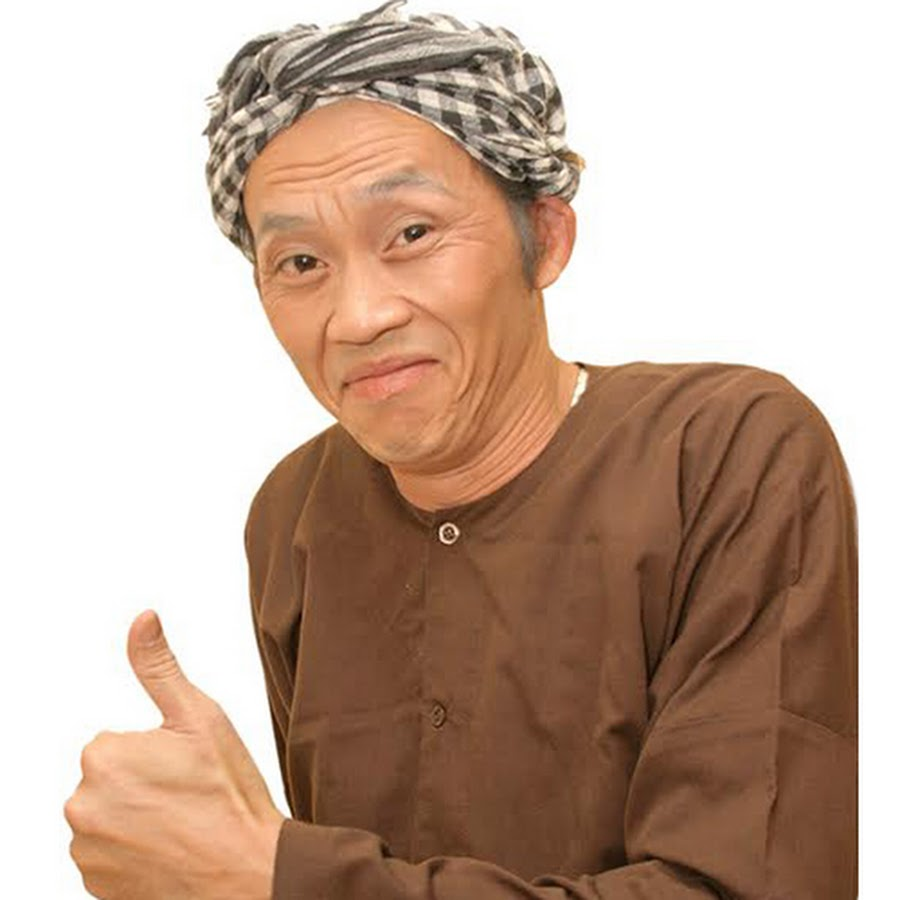
#> input picture Week4/hoailinh.jpg, 900 x 900 px
$ python facerecognition.py
#> lines starting #> are read from the running program, lines starting #| are printed output that depends on the picture; after the words box and inside, x2 and y2 are one past the last pixel; in counts of white or black regions, pixels touching at a corner belong together
import numpy as np
import cv2 as cv

face_cascade = cv.CascadeClassifier('haarcascade_frontalface_default.xml')
img = cv.imread('hoailinh.jpg')
#> img is the input picture: shape (900, 900, 3); mean B, G, R 153.2, 169.5, 195.1
gray = cv.cvtColor(img, cv.COLOR_BGR2GRAY)
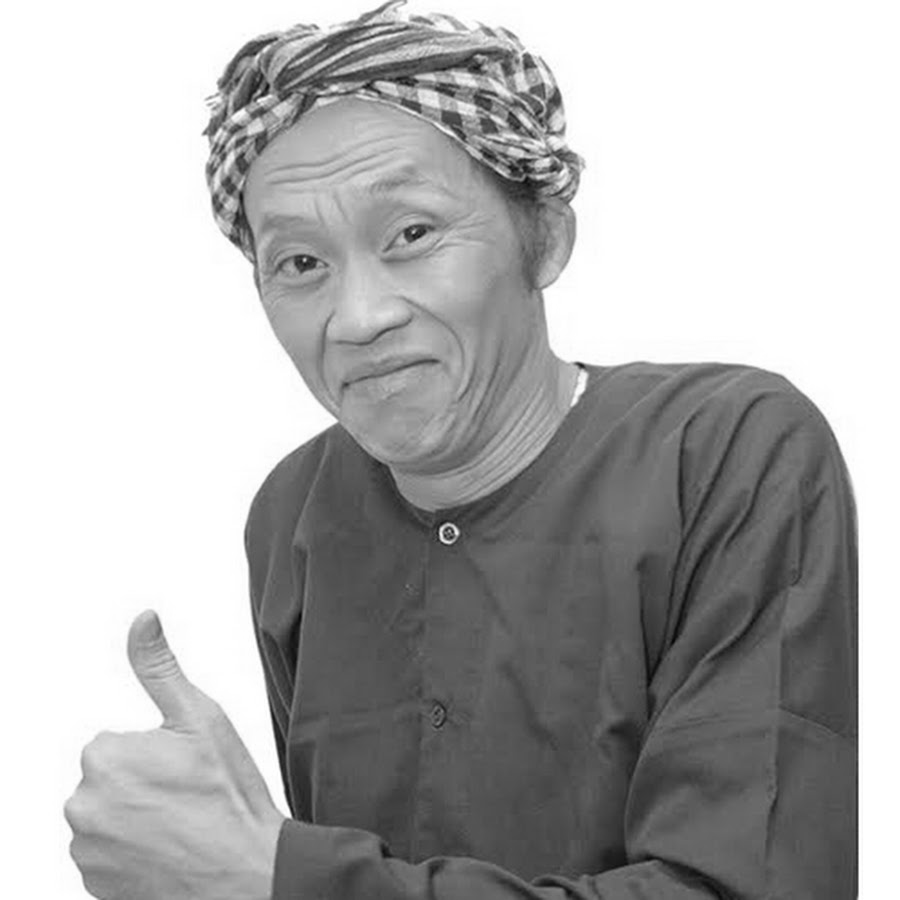
#> gray: shape (900, 900); min 5, max 255, mean 175.3

id = 1
faces = face_cascade.detectMultiScale(gray, 1.3, 5)
#> faces = [[189, 109, 343, 343]]
for (x,y,w,h) in faces:
    cv.rectangle(img,(x,y),(x+w,y+h),(255,0,0),2)
    roi_gray = gray[y:y+h, x:x+w]
    roi_color = img[y:y+h, x:x+w]
    cropped = img[ y : y+h, x : x+w ]
    cv.imwrite("cropped_face" + str(id) + ".png", cropped)
    id+=1
#> this loop made 1 pass
#> (x, y, w, h, id) on pass 1: (189, 109, 343, 343, 2)
#> pass 1, `roi_gray = gray[y:y+h, x:x+w]`:
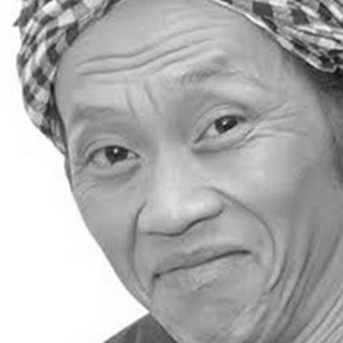
#> roi_gray: shape (343, 343); min 13, max 255, mean 175
#> pass 1, `roi_color = img[y:y+h, x:x+w]`:
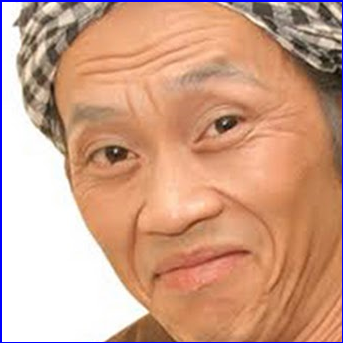
#> roi_color: shape (343, 343, 3); mean B, G, R 136.7, 161.3, 207.4
#> after the loop:
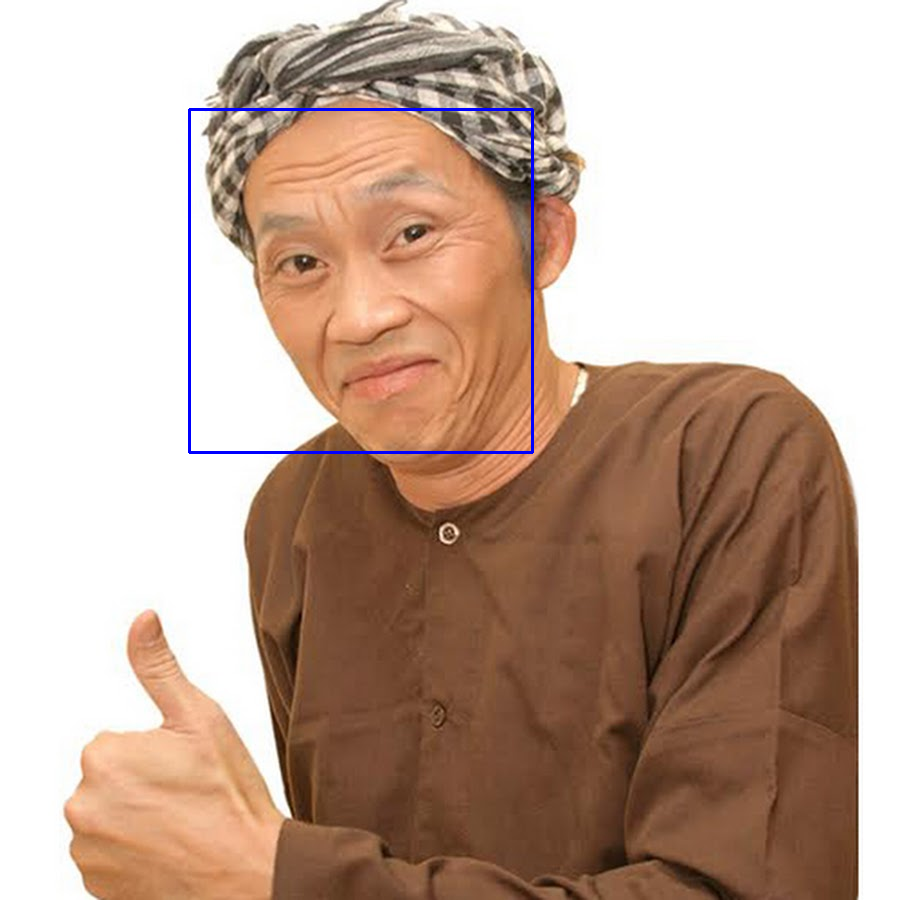
#> img: shape (900, 900, 3); 0.51% of pixels changed, all inside (x1, y1, x2, y2) = (188, 108, 534, 454)
#> after the loop, id = 2

cv.imshow('img',img)
cv.waitKey(0)
cv.destroyAllWindows()
